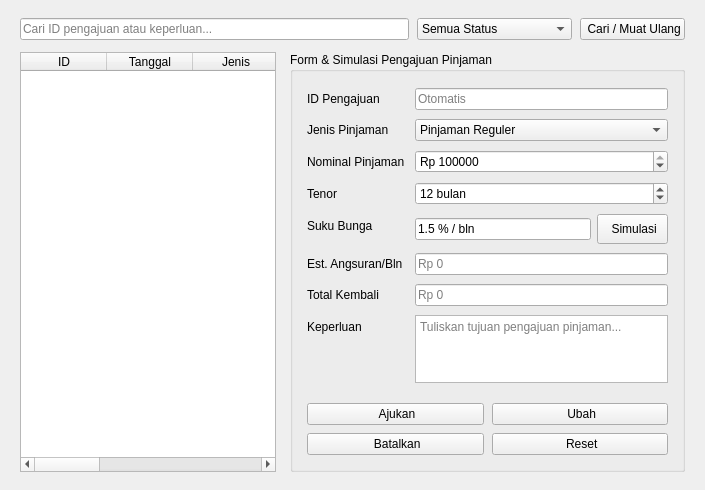
        <widget class="QWidget" name="pagePengajuanPinjaman">
         <layout class="QVBoxLayout" name="layoutPengajuan">
          <property name="spacing">
           <number>12</number>
          </property>
          <property name="leftMargin">
           <number>20</number>
          </property>
          <property name="topMargin">
           <number>18</number>
          </property>
          <property name="rightMargin">
           <number>20</number>
          </property>
          <property name="bottomMargin">
           <number>18</number>
          </property>
          <item>
           <layout class="QHBoxLayout" name="layoutPengajuanToolbar">
            <property name="spacing">
             <number>8</number>
            </property>
            <item>
             <widget class="QLineEdit" name="txtCariPengajuanAnggota">
              <property name="placeholderText">
               <string>Cari ID pengajuan atau keperluan...</string>
              </property>
             </widget>
            </item>
            <item>
             <widget class="QComboBox" name="cmbFilterStatusPengajuan">
              <property name="minimumSize">
               <size>
                <width>155</width>
                <height>0</height>
               </size>
              </property>
              <item>
               <property name="text">
                <string>Semua Status</string>
               </property>
              </item>
              <item>
               <property name="text">
                <string>Menunggu</string>
               </property>
              </item>
              <item>
               <property name="text">
                <string>Disetujui</string>
               </property>
              </item>
              <item>
               <property name="text">
                <string>Ditolak</string>
               </property>
              </item>
              <item>
               <property name="text">
                <string>Dibatalkan</string>
               </property>
              </item>
             </widget>
            </item>
            <item>
             <widget class="QPushButton" name="btnRefreshPengajuanAnggota">
              <property name="text">
               <string> Cari / Muat Ulang</string>
              </property>
              <property name="icon">
               <iconset>
                <normaloff>icons/act_search.png</normaloff>icons/act_search.png</iconset>
              </property>
              <property name="iconSize">
               <size>
                <width>16</width>
                <height>16</height>
               </size>
              </property>
              <property name="btnType" stdset="0">
               <string>neutral</string>
              </property>
             </widget>
            </item>
           </layout>
          </item>
          <item>
           <layout class="QHBoxLayout" name="layoutPengajuanBody">
            <property name="spacing">
             <number>14</number>
            </property>
            <item>
             <widget class="QTableWidget" name="tblPengajuanAnggota">
              <property name="editTriggers">
               <set>QAbstractItemView::NoEditTriggers</set>
              </property>
              <property name="alternatingRowColors">
               <bool>true</bool>
              </property>
              <property name="selectionMode">
               <enum>QAbstractItemView::SingleSelection</enum>
              </property>
              <property name="selectionBehavior">
               <enum>QAbstractItemView::SelectRows</enum>
              </property>
              <attribute name="horizontalHeaderDefaultSectionSize">
               <number>86</number>
              </attribute>
              <attribute name="horizontalHeaderStretchLastSection">
               <bool>true</bool>
              </attribute>
              <column>
               <property name="text">
                <string>ID</string>
               </property>
              </column>
              <column>
               <property name="text">
                <string>Tanggal</string>
               </property>
              </column>
              <column>
               <property name="text">
                <string>Jenis</string>
               </property>
              </column>
              <column>
               <property name="text">
                <string>Nominal</string>
               </property>
              </column>
              <column>
               <property name="text">
                <string>Tenor</string>
               </property>
              </column>
              <column>
               <property name="text">
                <string>Est. Angs</string>
               </property>
              </column>
              <column>
               <property name="text">
                <string>Status</string>
               </property>
              </column>
             </widget>
            </item>
            <item>
             <widget class="QGroupBox" name="grpFormPengajuan">
              <property name="minimumSize">
               <size>
                <width>365</width>
                <height>0</height>
               </size>
              </property>
              <property name="maximumSize">
               <size>
                <width>395</width>
                <height>16777215</height>
               </size>
              </property>
              <property name="title">
               <string>Form &amp;&amp; Simulasi Pengajuan Pinjaman</string>
              </property>
              <layout class="QVBoxLayout" name="layoutFormPengajuanWrap">
               <property name="spacing">
                <number>10</number>
               </property>
               <property name="leftMargin">
                <number>14</number>
               </property>
               <property name="topMargin">
                <number>16</number>
               </property>
               <property name="rightMargin">
                <number>14</number>
               </property>
               <property name="bottomMargin">
                <number>14</number>
               </property>
               <item>
                <layout class="QFormLayout" name="formPengajuan">
                 <property name="verticalSpacing">
                  <number>9</number>
                 </property>
                 <item row="0" column="0">
                  <widget class="QLabel" name="lblPengajuanId">
                   <property name="text">
                    <string>ID Pengajuan</string>
                   </property>
                  </widget>
                 </item>
                 <item row="0" column="1">
                  <widget class="QLineEdit" name="txtPengajuanId">
                   <property name="readOnly">
                    <bool>true</bool>
                   </property>
                   <property name="placeholderText">
                    <string>Otomatis</string>
                   </property>
                  </widget>
                 </item>
                 <item row="1" column="0">
                  <widget class="QLabel" name="lblJenisPinjaman">
                   <property name="text">
                    <string>Jenis Pinjaman</string>
                   </property>
                  </widget>
                 </item>
                 <item row="1" column="1">
                  <widget class="QComboBox" name="cmbJenisPinjaman">
                   <item>
                    <property name="text">
                     <string>Pinjaman Reguler</string>
                    </property>
                   </item>
                   <item>
                    <property name="text">
                     <string>Pinjaman Usaha</string>
                    </property>
                   </item>
                   <item>
                    <property name="text">
                     <string>Pinjaman Darurat</string>
                    </property>
                   </item>
                  </widget>
                 </item>
                 <item row="2" column="0">
                  <widget class="QLabel" name="lblNominalPinjaman">
                   <property name="text">
                    <string>Nominal Pinjaman</string>
                   </property>
                  </widget>
                 </item>
                 <item row="2" column="1">
                  <widget class="QDoubleSpinBox" name="spnNominalPinjaman">
                   <property name="prefix">
                    <string>Rp </string>
                   </property>
                   <property name="decimals">
                    <number>0</number>
                   </property>
                   <property name="maximum">
                    <double>500000000.000000000000000</double>
                   </property>
                   <property name="singleStep">
                    <double>500000.000000000000000</double>
                   </property>
                   <property name="value">
                    <double>5000000.000000000000000</double>
                   </property>
                  </widget>
                 </item>
                 <item row="3" column="0">
                  <widget class="QLabel" name="lblTenorPinjaman">
                   <property name="text">
                    <string>Tenor</string>
                   </property>
                  </widget>
                 </item>
                 <item row="3" column="1">
                  <widget class="QSpinBox" name="spnTenorPinjaman">
                   <property name="suffix">
                    <string> bulan</string>
                   </property>
                   <property name="minimum">
                    <number>1</number>
                   </property>
                   <property name="maximum">
                    <number>60</number>
                   </property>
                   <property name="value">
                    <number>12</number>
                   </property>
                  </widget>
                 </item>
                 <item row="4" column="0">
                  <widget class="QLabel" name="lblBungaPinjaman">
                   <property name="text">
                    <string>Suku Bunga</string>
                   </property>
                  </widget>
                 </item>
                 <item row="4" column="1">
                  <layout class="QHBoxLayout" name="layoutSimulasiBtn">
                   <property name="spacing">
                    <number>6</number>
                   </property>
                   <item>
                    <widget class="QLineEdit" name="txtBungaPinjaman">
                     <property name="readOnly">
                      <bool>true</bool>
                     </property>
                     <property name="text">
                      <string>1.5 % / bln</string>
                     </property>
                    </widget>
                   </item>
                   <item>
                    <widget class="QPushButton" name="btnHitungSimulasi">
                     <property name="styleSheet">
                      <string notr="true">padding: 7px 10px;</string>
                     </property>
                     <property name="text">
                      <string> Simulasi</string>
                     </property>
                     <property name="icon">
                      <iconset>
                       <normaloff>icons/act_calc.png</normaloff>icons/act_calc.png</iconset>
                     </property>
                     <property name="iconSize">
                      <size>
                       <width>16</width>
                       <height>16</height>
                      </size>
                     </property>
                     <property name="btnType" stdset="0">
                      <string>secondary</string>
                     </property>
                    </widget>
                   </item>
                  </layout>
                 </item>
                 <item row="5" column="0">
                  <widget class="QLabel" name="lblEstAngsuran">
                   <property name="text">
                    <string>Est. Angsuran/Bln</string>
                   </property>
                  </widget>
                 </item>
                 <item row="5" column="1">
                  <widget class="QLineEdit" name="txtEstimasiAngsuran">
                   <property name="readOnly">
                    <bool>true</bool>
                   </property>
                   <property name="placeholderText">
                    <string>Rp 0</string>
                   </property>
                  </widget>
                 </item>
                 <item row="6" column="0">
                  <widget class="QLabel" name="lblTotalPengembalian">
                   <property name="text">
                    <string>Total Kembali</string>
                   </property>
                  </widget>
                 </item>
                 <item row="6" column="1">
                  <widget class="QLineEdit" name="txtTotalPengembalian">
                   <property name="readOnly">
                    <bool>true</bool>
                   </property>
                   <property name="placeholderText">
                    <string>Rp 0</string>
                   </property>
                  </widget>
                 </item>
                 <item row="7" column="0">
                  <widget class="QLabel" name="lblKeperluan">
                   <property name="text">
                    <string>Keperluan</string>
                   </property>
                  </widget>
                 </item>
                 <item row="7" column="1">
                  <widget class="QPlainTextEdit" name="txtKeperluanPinjaman">
                   <property name="maximumSize">
                    <size>
                     <width>16777215</width>
                     <height>68</height>
                    </size>
                   </property>
                   <property name="placeholderText">
                    <string>Tuliskan tujuan pengajuan pinjaman...</string>
                   </property>
                  </widget>
                 </item>
                </layout>
               </item>
               <item>
                <spacer name="spacerFormPengajuan">
                 <property name="orientation">
                  <enum>Qt::Vertical</enum>
                 </property>
                 <property name="sizeHint" stdset="0">
                  <size>
                   <width>20</width>
                   <height>10</height>
                  </size>
                 </property>
                </spacer>
               </item>
               <item>
                <layout class="QGridLayout" name="layoutPengajuanButtons">
                 <property name="spacing">
                  <number>8</number>
                 </property>
                 <item row="0" column="0">
                  <widget class="QPushButton" name="btnAjukanPinjaman">
                   <property name="text">
                    <string> Ajukan</string>
                   </property>
                   <property name="icon">
                    <iconset>
                     <normaloff>icons/act_add.png</normaloff>icons/act_add.png</iconset>
                   </property>
                   <property name="iconSize">
                    <size>
                     <width>16</width>
                     <height>16</height>
                    </size>
                   </property>
                   <property name="btnType" stdset="0">
                    <string>primary</string>
                   </property>
                  </widget>
                 </item>
                 <item row="0" column="1">
                  <widget class="QPushButton" name="btnUbahPengajuan">
                   <property name="text">
                    <string> Ubah</string>
                   </property>
                   <property name="icon">
                    <iconset>
                     <normaloff>icons/act_edit.png</normaloff>icons/act_edit.png</iconset>
                   </property>
                   <property name="iconSize">
                    <size>
                     <width>16</width>
                     <height>16</height>
                    </size>
                   </property>
                   <property name="btnType" stdset="0">
                    <string>secondary</string>
                   </property>
                  </widget>
                 </item>
                 <item row="1" column="0">
                  <widget class="QPushButton" name="btnBatalkanPengajuan">
                   <property name="text">
                    <string> Batalkan</string>
                   </property>
                   <property name="icon">
                    <iconset>
                     <normaloff>icons/act_close.png</normaloff>icons/act_close.png</iconset>
                   </property>
                   <property name="iconSize">
                    <size>
                     <width>16</width>
                     <height>16</height>
                    </size>
                   </property>
                   <property name="btnType" stdset="0">
                    <string>danger</string>
                   </property>
                  </widget>
                 </item>
                 <item row="1" column="1">
                  <widget class="QPushButton" name="btnResetPengajuan">
                   <property name="text">
                    <string> Reset</string>
                   </property>
                   <property name="icon">
                    <iconset>
                     <normaloff>icons/act_reset.png</normaloff>icons/act_reset.png</iconset>
                   </property>
                   <property name="iconSize">
                    <size>
                     <width>16</width>
                     <height>16</height>
                    </size>
                   </property>
                   <property name="btnType" stdset="0">
                    <string>neutral</string>
                   </property>
                  </widget>
                 </item>
                </layout>
               </item>
              </layout>
             </widget>
            </item>
           </layout>
          </item>
         </layout>
        </widget>
